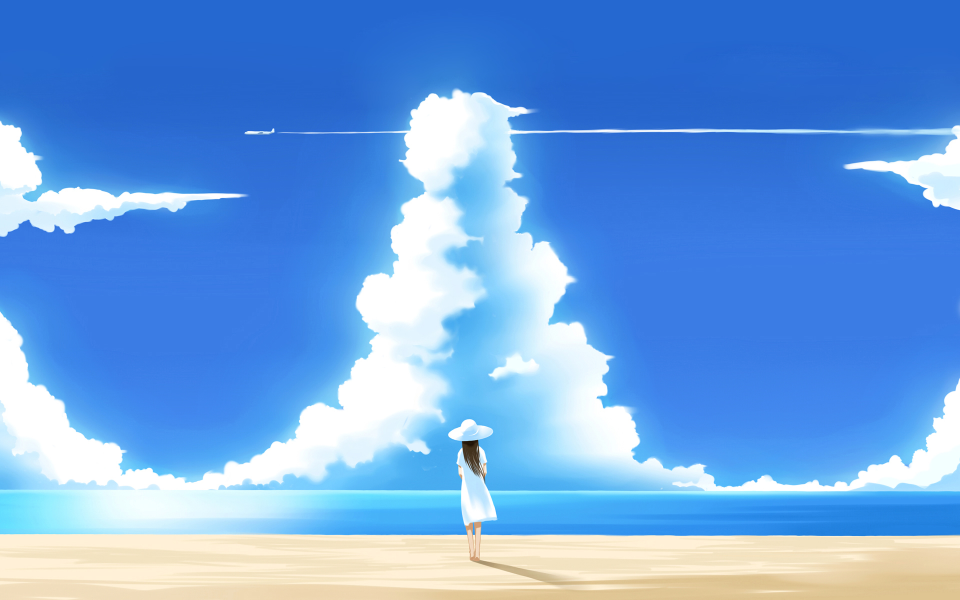
#> input picture DIYgod/0005/pictest.jpg, 1920 x 1200 px (shown at 1/2 size)
$ python change_resolution.py   (Python 2 division)
#> lines starting #> are read from the running program, lines starting #| are printed output that depends on the picture
# -*- coding: utf-8 -*-

from PIL import Image

def change_resolution(picPath, reslution):
#> called with picPath = 'pictest.jpg', reslution = (1136, 640)
    img = Image.open(picPath)
#> img is the input picture: PIL image 1920x1200 RGB; mean R, G, B 108.9, 161.6, 226.3
    x, y = img.size
#> x = 1920; y = 1200
    print x, y
#| 1920 1200
    changex = float(x) / reslution[0]
#> changex = 1.69
    changey = float(y) / reslution[1]
#> changey = 1.88

    # 判断分辨率是否满足
    if changex > 1 or changey > 1:
        change = changex if changex > changey else changey
#> change = 1.88
        print change
#| 1.875
        print int(reslution[0] / change), int(reslution[1] / change)
#| 605 341
        img.resize((int(x / change), int(y / change))).save('result.jpg')
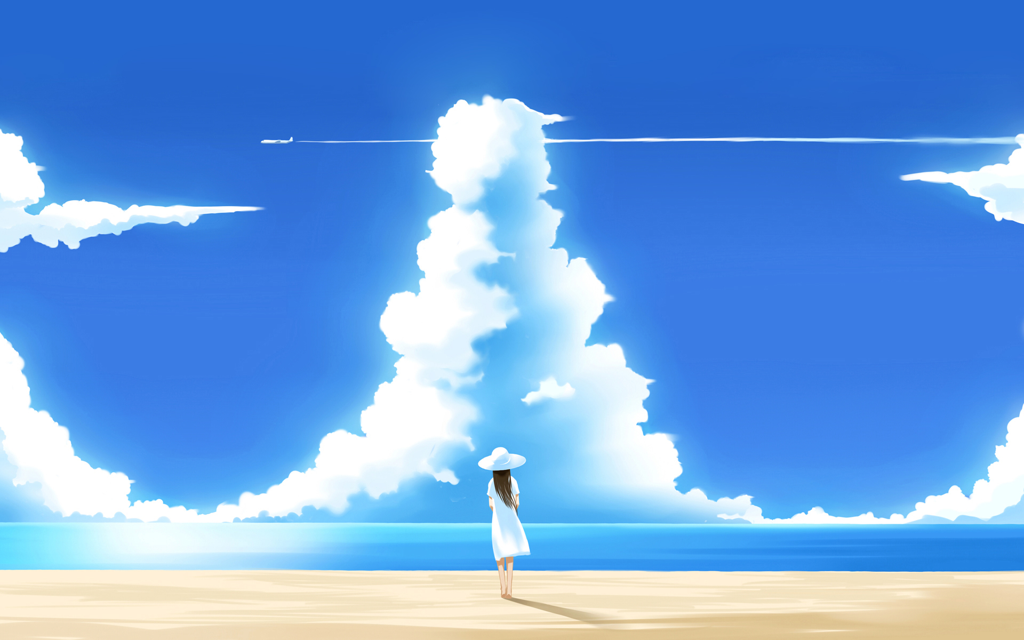
#> saved as result.jpg: PIL image 1024x640 RGB; mean R, G, B 108.9, 161.6, 226.3

if __name__ == '__main__':
    change_resolution('pictest.jpg', (1136, 640))
